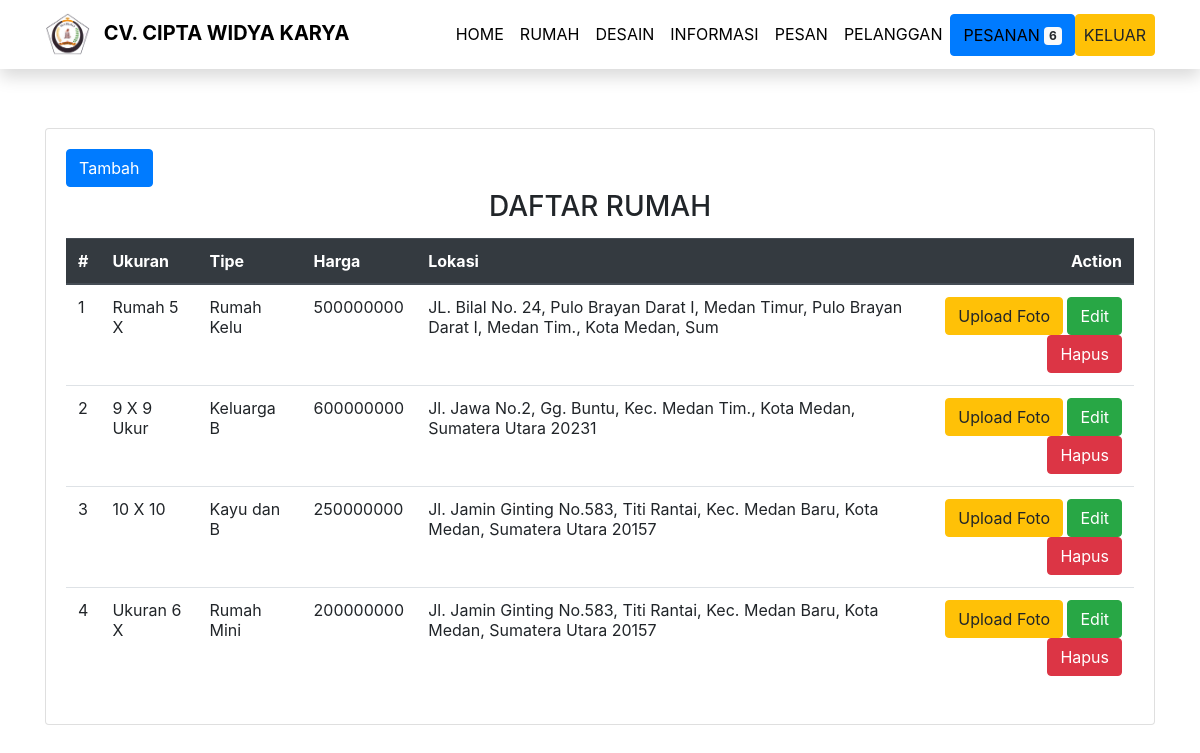
The page /beranda.php (signed in) on the database its author committed.
### tables this page shows
CREATE TABLE IF NOT EXISTS `tbl_rumah` (
  `kode_rumah` int(11) NOT NULL AUTO_INCREMENT,
  `ukuran` varchar(10) DEFAULT NULL,
  `tipe` varchar(10) DEFAULT NULL,
  `harga` int(11) DEFAULT NULL,
  `lokasi` varchar(100) DEFAULT NULL,
  `fasilitas` mediumtext,
  `foto` varchar(100) DEFAULT NULL,
  PRIMARY KEY (`kode_rumah`)
);

### index.php (the view, shortened to what this page needs)
<main role="main" class="container">
  <div class="row">
    <div class="col-lg-12 col-xl-12">
      <div class="card card-signin flex-row my-5">
        <div class="card-body">
          <a class="btn btn-primary" href="beranda.php?page=tambah_rumah"> Tambah </a>
          <h3 class="card-title text-center">DAFTAR RUMAH</h3>
          <table class="table">
            <thead class="thead-dark">
              <tr>
                <th >#</th>
                <th >Ukuran</th>
                <th >Tipe</th>
                <th >Harga</th>
                <th >Lokasi</th>
                <th scope="col" class="text-right">Action</th>
              </tr>
            </thead>
            <tbody>
              <?php
              $no = 1;
              $qry = mysqli_query($konek, "SELECT * FROM tbl_rumah where kode_rumah <>0 order by kode_rumah DESC");
              while ($data = mysqli_fetch_array($qry)) {
                ?>
                <tr>
                  <td><?php echo $no++; ?></td>
                  <td><?php echo $data['ukuran']; ?></td>
                  <td><?php echo $data['tipe']; ?></td>
                  <td><?php echo $data['harga']; ?></td>
                  <td><?php echo $data['lokasi']; ?></td>
                  <td class="text-right">
                    <a href="beranda.php?page=upload_rumah&id=<?php echo base64_encode($data['kode_rumah']); ?>" class="btn btn-warning"> Upload Foto</a>
                    <a href="beranda.php?page=edit_rumah&id=<?php echo base64_encode($data['kode_rumah']); ?>" class="btn btn-success "> Edit</a>
                    <a onClick="return confirm('Data ini akan di hapus.?')" href="beranda.php?page=rumah&hapus=<?php echo $data['kode_rumah']; ?>" class="btn btn-danger "> Hapus
                    </a>
                  </td>
                </tr>
              <?php } ?>
            </tbody>
          </table>
        </div>
      </div>
    </div>
  </div>
</main>

### style.css (style rules this page uses)
body { overflow-x: hidden; }
body { padding-top: 56px; }

### rows shown on the page
tbl_rumah: ukuran "Rumah 5 X", tipe "Rumah Kelu", harga "500000000", lokasi "JL. Bilal No. 24, Pulo Brayan Darat I, Medan Timur, Pulo Brayan Darat I, Medan Tim., Kota Medan, Sum"
tbl_rumah: ukuran "9 X 9 Ukur", tipe "Keluarga B", harga "600000000", lokasi "Jl. Jawa No.2, Gg. Buntu, Kec. Medan Tim., Kota Medan, Sumatera Utara 20231"
tbl_rumah: ukuran "10 X 10", tipe "Kayu dan B", harga "250000000", lokasi "Jl. Jamin Ginting No.583, Titi Rantai, Kec. Medan Baru, Kota Medan, Sumatera Utara 20157"
tbl_rumah: ukuran "Ukuran 6 X", tipe "Rumah Mini", harga "200000000", lokasi "Jl. Jamin Ginting No.583, Titi Rantai, Kec. Medan Baru, Kota Medan, Sumatera Utara 20157"

### other values the page prints
$nama "CV. CIPTA WIDYA KARYA"
$num "6"
